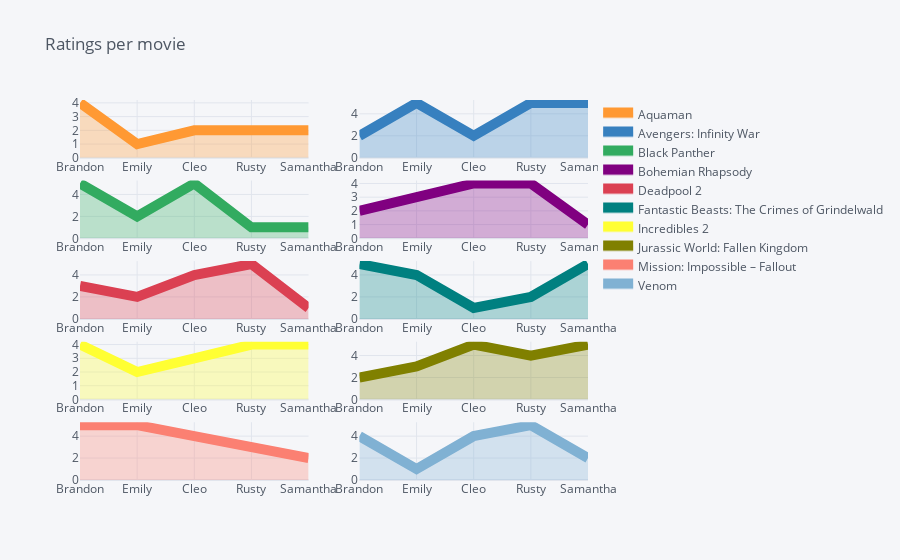

Notebook code for this chart:
### Code cell
movies = list(users_ratings.columns)
users_ratings.iplot(y=movies,
                    kind='line',
                    width=10.0,
                    subplots=True,
                    fill=True,
                    title='Ratings per movie');

### Figure 1 — Plotly figure (JSON) as saved in the notebook; plotly's stock layout.template omitted (floating-point values rounded to 4 significant figures)
{"data": [{"fill": "tozeroy", "fillcolor": "rgba(255, 153, 51, 0.3)", "line": {"color": "rgba(255, 153, 51, 1.0)", "dash": "solid", "shape": "linear", "width": 10}, "mode": "lines", "name": "Aquaman", "text": "", "x": ["Brandon", "Emily", "Cleo", "Rusty", "Samantha"], "xaxis": "x", "y": [4, 1, 2, 2, 2], "yaxis": "y", "type": "scatter"}, {"fill": "tozeroy", "fillcolor": "rgba(55, 128, 191, 0.3)", "line": {"color": "rgba(55, 128, 191, 1.0)", "dash": "solid", "shape": "linear", "width": 10}, "mode": "lines", "name": "Avengers: Infinity War", "text": "", "x": ["Brandon", "Emily", "Cleo", "Rusty", "Samantha"], "xaxis": "x2", "y": [2, 5, 2, 5, 5], "yaxis": "y2", "type": "scatter"}, {"fill": "tozeroy", "fillcolor": "rgba(50, 171, 96, 0.3)", "line": {"color": "rgba(50, 171, 96, 1.0)", "dash": "solid", "shape": "linear", "width": 10}, "mode": "lines", "name": "Black Panther", "text": "", "x": ["Brandon", "Emily", "Cleo", "Rusty", "Samantha"], "xaxis": "x3", "y": [5, 2, 5, 1, 1], "yaxis": "y3", "type": "scatter"}, {"fill": "tozeroy", "fillcolor": "rgba(128, 0, 128, 0.3)", "line": {"color": "rgba(128, 0, 128, 1.0)", "dash": "solid", "shape": "linear", "width": 10}, "mode": "lines", "name": "Bohemian Rhapsody", "text": "", "x": ["Brandon", "Emily", "Cleo", "Rusty", "Samantha"], "xaxis": "x4", "y": [2, 3, 4, 4, 1], "yaxis": "y4", "type": "scatter"}, {"fill": "tozeroy", "fillcolor": "rgba(219, 64, 82, 0.3)", "line": {"color": "rgba(219, 64, 82, 1.0)", "dash": "solid", "shape": "linear", "width": 10}, "mode": "lines", "name": "Deadpool 2", "text": "", "x": ["Brandon", "Emily", "Cleo", "Rusty", "Samantha"], "xaxis": "x5", "y": [3, 2, 4, 5, 1], "yaxis": "y5", "type": "scatter"}, {"fill": "tozeroy", "fillcolor": "rgba(0, 128, 128, 0.3)", "line": {"color": "rgba(0, 128, 128, 1.0)", "dash": "solid", "shape": "linear", "width": 10}, "mode": "lines", "name": "Fantastic Beasts: The Crimes of Grindelwald", "text": "", "x": ["Brandon", "Emily", "Cleo", "Rusty", "Samantha"], "xaxis": "x6", "y": [5, 4, 1, 2, 5], "yaxis": "y6", "type": "scatter"}, {"fill": "tozeroy", "fillcolor": "rgba(255, 255, 51, 0.3)", "line": {"color": "rgba(255, 255, 51, 1.0)", "dash": "solid", "shape": "linear", "width": 10}, "mode": "lines", "name": "Incredibles 2", "text": "", "x": ["Brandon", "Emily", "Cleo", "Rusty", "Samantha"], "xaxis": "x7", "y": [4, 2, 3, 4, 4], "yaxis": "y7", "type": "scatter"}, {"fill": "tozeroy", "fillcolor": "rgba(128, 128, 0, 0.3)", "line": {"color": "rgba(128, 128, 0, 1.0)", "dash": "solid", "shape": "linear", "width": 10}, "mode": "lines", "name": "Jurassic World: Fallen Kingdom", "text": "", "x": ["Brandon", "Emily", "Cleo", "Rusty", "Samantha"], "xaxis": "x8", "y": [2, 3, 5, 4, 5], "yaxis": "y8", "type": "scatter"}, {"fill": "tozeroy", "fillcolor": "rgba(251, 128, 114, 0.3)", "line": {"color": "rgba(251, 128, 114, 1.0)", "dash": "solid", "shape": "linear", "width": 10}, "mode": "lines", "name": "Mission: Impossible – Fallout", "text": "", "x": ["Brandon", "Emily", "Cleo", "Rusty", "Samantha"], "xaxis": "x9", "y": [5, 5, 4, 3, 2], "yaxis": "y9", "type": "scatter"}, {"fill": "tozeroy", "fillcolor": "rgba(128, 177, 211, 0.3)", "line": {"color": "rgba(128, 177, 211, 1.0)", "dash": "solid", "shape": "linear", "width": 10}, "mode": "lines", "name": "Venom", "text": "", "x": ["Brandon", "Emily", "Cleo", "Rusty", "Samantha"], "xaxis": "x10", "y": [4, 1, 4, 5, 2], "yaxis": "y10", "type": "scatter"}], "layout": {"legend": {"bgcolor": "#F5F6F9", "font": {"color": "#4D5663"}}, "paper_bgcolor": "#F5F6F9", "plot_bgcolor": "#F5F6F9", "title": {"font": {"color": "#4D5663"}, "text": "Ratings per movie"}, "xaxis": {"anchor": "y", "domain": [0, 0.45], "gridcolor": "#E1E5ED", "showgrid": true, "tickfont": {"color": "#4D5663"}, "title": {"font": {"color": "#4D5663"}, "text": ""}, "zerolinecolor": "#E1E5ED"}, "yaxis": {"anchor": "x", "domain": [0.848, 1], "gridcolor": "#E1E5ED", "showgrid": true, "tickfont": {"color": "#4D5663"}, "title": {"font": {"color": "#4D5663"}, "text": ""}, "zerolinecolor": "#E1E5ED"}, "xaxis2": {"anchor": "y2", "domain": [0.55, 1], "gridcolor": "#E1E5ED", "showgrid": true, "tickfont": {"color": "#4D5663"}, "title": {"font": {"color": "#4D5663"}, "text": ""}, "zerolinecolor": "#E1E5ED"}, "yaxis2": {"anchor": "x2", "domain": [0.848, 1], "gridcolor": "#E1E5ED", "showgrid": true, "tickfont": {"color": "#4D5663"}, "title": {"font": {"color": "#4D5663"}, "text": ""}, "zerolinecolor": "#E1E5ED"}, "xaxis3": {"anchor": "y3", "domain": [0, 0.45], "gridcolor": "#E1E5ED", "showgrid": true, "tickfont": {"color": "#4D5663"}, "title": {"font": {"color": "#4D5663"}, "text": ""}, "zerolinecolor": "#E1E5ED"}, "yaxis3": {"anchor": "x3", "domain": [0.636, 0.788], "gridcolor": "#E1E5ED", "showgrid": true, "tickfont": {"color": "#4D5663"}, "title": {"font": {"color": "#4D5663"}, "text": ""}, "zerolinecolor": "#E1E5ED"}, "xaxis4": {"anchor": "y4", "domain": [0.55, 1], "gridcolor": "#E1E5ED", "showgrid": true, "tickfont": {"color": "#4D5663"}, "title": {"font": {"color": "#4D5663"}, "text": ""}, "zerolinecolor": "#E1E5ED"}, "yaxis4": {"anchor": "x4", "domain": [0.636, 0.788], "gridcolor": "#E1E5ED", "showgrid": true, "tickfont": {"color": "#4D5663"}, "title": {"font": {"color": "#4D5663"}, "text": ""}, "zerolinecolor": "#E1E5ED"}, "xaxis5": {"anchor": "y5", "domain": [0, 0.45], "gridcolor": "#E1E5ED", "showgrid": true, "tickfont": {"color": "#4D5663"}, "title": {"font": {"color": "#4D5663"}, "text": ""}, "zerolinecolor": "#E1E5ED"}, "yaxis5": {"anchor": "x5", "domain": [0.424, 0.576], "gridcolor": "#E1E5ED", "showgrid": true, "tickfont": {"color": "#4D5663"}, "title": {"font": {"color": "#4D5663"}, "text": ""}, "zerolinecolor": "#E1E5ED"}, "xaxis6": {"anchor": "y6", "domain": [0.55, 1], "gridcolor": "#E1E5ED", "showgrid": true, "tickfont": {"color": "#4D5663"}, "title": {"font": {"color": "#4D5663"}, "text": ""}, "zerolinecolor": "#E1E5ED"}, "yaxis6": {"anchor": "x6", "domain": [0.424, 0.576], "gridcolor": "#E1E5ED", "showgrid": true, "tickfont": {"color": "#4D5663"}, "title": {"font": {"color": "#4D5663"}, "text": ""}, "zerolinecolor": "#E1E5ED"}, "xaxis7": {"anchor": "y7", "domain": [0, 0.45], "gridcolor": "#E1E5ED", "showgrid": true, "tickfont": {"color": "#4D5663"}, "title": {"font": {"color": "#4D5663"}, "text": ""}, "zerolinecolor": "#E1E5ED"}, "yaxis7": {"anchor": "x7", "domain": [0.212, 0.364], "gridcolor": "#E1E5ED", "showgrid": true, "tickfont": {"color": "#4D5663"}, "title": {"font": {"color": "#4D5663"}, "text": ""}, "zerolinecolor": "#E1E5ED"}, "xaxis8": {"anchor": "y8", "domain": [0.55, 1], "gridcolor": "#E1E5ED", "showgrid": true, "tickfont": {"color": "#4D5663"}, "title": {"font": {"color": "#4D5663"}, "text": ""}, "zerolinecolor": "#E1E5ED"}, "yaxis8": {"anchor": "x8", "domain": [0.212, 0.364], "gridcolor": "#E1E5ED", "showgrid": true, "tickfont": {"color": "#4D5663"}, "title": {"font": {"color": "#4D5663"}, "text": ""}, "zerolinecolor": "#E1E5ED"}, "xaxis9": {"anchor": "y9", "domain": [0, 0.45], "gridcolor": "#E1E5ED", "showgrid": true, "tickfont": {"color": "#4D5663"}, "title": {"font": {"color": "#4D5663"}, "text": ""}, "zerolinecolor": "#E1E5ED"}, "yaxis9": {"anchor": "x9", "domain": [0, 0.152], "gridcolor": "#E1E5ED", "showgrid": true, "tickfont": {"color": "#4D5663"}, "title": {"font": {"color": "#4D5663"}, "text": ""}, "zerolinecolor": "#E1E5ED"}, "xaxis10": {"anchor": "y10", "domain": [0.55, 1], "gridcolor": "#E1E5ED", "showgrid": true, "tickfont": {"color": "#4D5663"}, "title": {"font": {"color": "#4D5663"}, "text": ""}, "zerolinecolor": "#E1E5ED"}, "yaxis10": {"anchor": "x10", "domain": [0, 0.152], "gridcolor": "#E1E5ED", "showgrid": true, "tickfont": {"color": "#4D5663"}, "title": {"font": {"color": "#4D5663"}, "text": ""}, "zerolinecolor": "#E1E5ED"}}}
